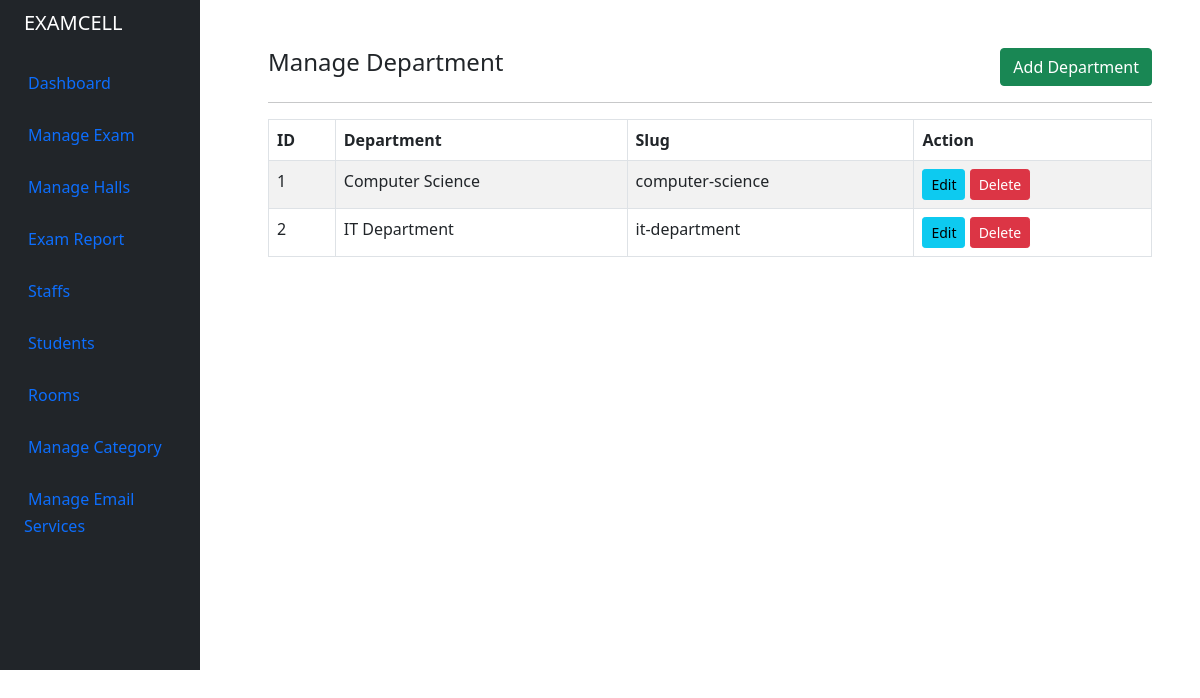
/admin/department.php (signed in), run on an earlier commit of the app's database.
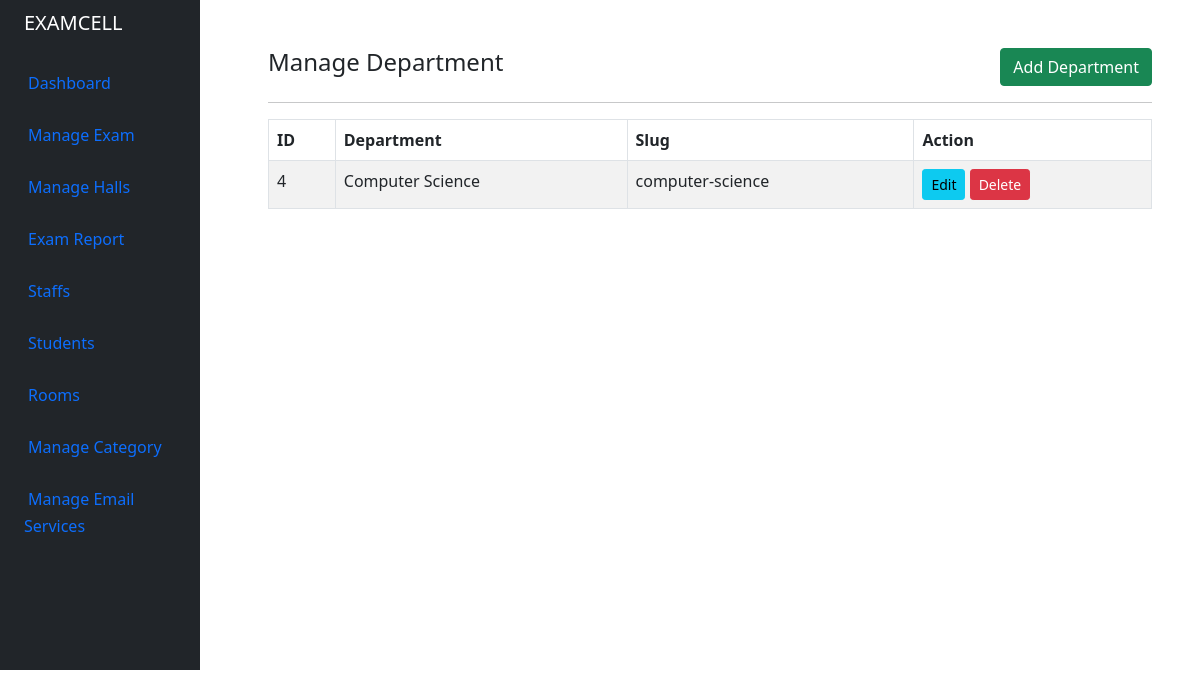
And on a later commit of the database.
### tables this page shows
CREATE TABLE `tbl_department` (
  `id` int(11) NOT NULL,
  `deptname` varchar(100) NOT NULL,
  `deptslug` varchar(100) NOT NULL
);

### admin/department.php (the view, shortened to what this page needs)
<?php
include '../helpers/basic_helper.php';
if (isset($_SESSION['email']) && isset($_SESSION['id'])) {
    echo site_header();
?>
    <div class="container-fluid">
        <div class="row flex-nowrap">
            <?php echo site_navbar(); ?>
            <div class="after-side-content col py-5 px-5">
                <div class="row">
                    <div class="col-md-8">
                            <h4>Manage Department</h4>
                    </div>
                    <div class="col-md-4">
                        <a href="department_create_edit.php" class="btn btn-success rounded float-end">Add Department</a>
                    </div>
                </div>
                <div>
                    <hr>
                    <table class="table table-bordered table-striped">
                        <thead>
                            <tr>
                                <th>ID</th>
                                <th>Department</th>
                                <th>Slug</th>
                                <th>Action</th>
                            </tr>
                        </thead>
                        <tbody>
                            <?php
                            $query = "SELECT * FROM tbl_department";
                            $query_run = mysqli_query($conn, $query);
                            if (mysqli_num_rows($query_run) > 0) {
                                foreach ($query_run as $department) {
                            ?>
                                    <tr>
                                        <td><?= $department['id']; ?></td>
                                        <td><?= $department['deptname']; ?></td>
                                        <td><?= $department['deptslug']; ?></td>
                                        <td>
                                            <a href="department_create_edit.php?id=<?= $department['id']; ?>" class="btn btn-info btn-sm">Edit</a>
                                            <form action="controller.php" method="POST" class="d-inline">
                                                <button type="submit" name="delete_department" value="<?= $department['id']; ?>" class="btn btn-danger btn-sm">Delete</button>
                                            </form>
                                        </td>
                                    </tr>
                            <?php
                                }
                            } else {
                                echo "<h5> No Record Found </h5>";
                            }
                            ?>
                        </tbody>
                    </table>
                </div>
            </div>
        </div>
    </div>
<?php
    echo site_footer();
} else {
    header("Location: index.php");
}

What changed in the data, as far as the page shows it:
removed tbl_department: id "1", deptname "Computer Science", deptslug "computer-science"
removed tbl_department: id "2", deptname "IT Department", deptslug "it-department"
added tbl_department: id "4", deptname "Computer Science", deptslug "computer-science"
